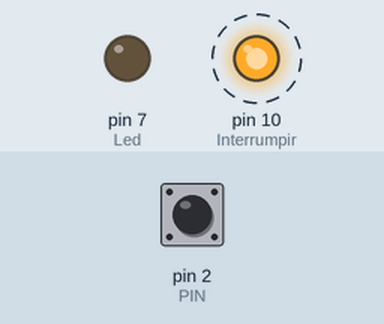
Bench run of a sketch on a simulated Arduino Uno, built with avr-gcc and run on an emulated ATmega328P. Shown: output pins drawn as LEDs (lit = HIGH). Dashed ring = blinking. The test bench sets the inputs (shaded band); at power-on: pin 2 (PIN) HIGH.

Above: at 1.27 s.
1.3 s: pin 2 (PIN) pulled LOW for 0.15 s
At 1.57 s:
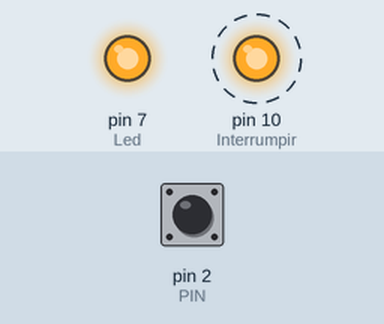
4.3 s: pin 2 (PIN) pulled LOW for 1 s
At 5.62 s:
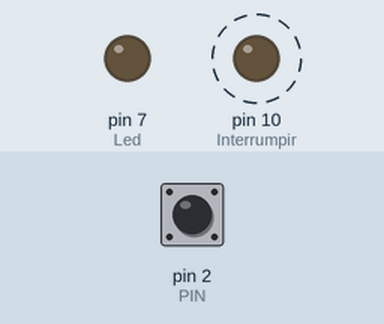
7.3 s: pin 2 (PIN) pulled LOW for 3.2 s
At 10.72 s:
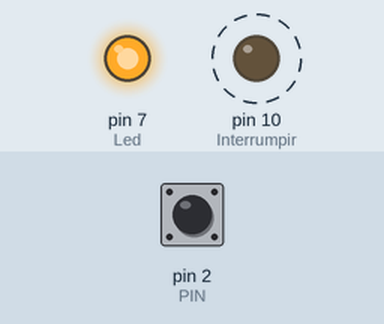
Timing chart, 0 to 18.0 s (numbered marks = the images above; inputs shaded):
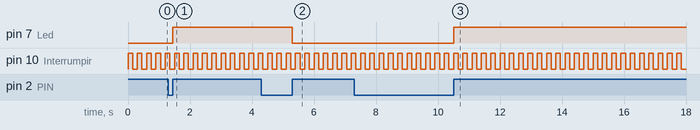

The sketch:

Interrupcion.ino
```cpp
#define PIN 2
#define Led 7
#define Interrumpir 10

volatile bool estado = LOW;

void setup() {
  pinMode(Interrumpir, OUTPUT);
   pinMode(Led, OUTPUT);
   pinMode(PIN, INPUT_PULLUP);
  attachInterrupt(digitalPinToInterrupt(PIN), parpadeo, RISING);

}

void loop() {
   digitalWrite(Interrumpir, HIGH);
   delay(150);
   digitalWrite(Interrumpir, LOW);
   delay(150);

}

void parpadeo(){
  estado = !estado;
  digitalWrite(Led, estado);
  }
```

Measured:
- after the input at 1.3 s, pin 7 (Led): LOW → HIGH after 0.15 s
- after the input at 4.3 s, pin 7 (Led): HIGH → LOW after 1.0 s
- after the input at 7.3 s, pin 7 (Led): LOW → HIGH after 3.2 s
- by itself, pin 10 (Interrumpir): alternates HIGH for 0.15 s and LOW for 0.15 s
